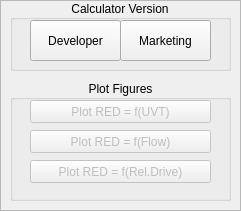
  <widget class="QFrame" name="LampPower">
   <property name="geometry">
    <rect>
     <x>0</x>
     <y>370</y>
     <width>241</width>
     <height>211</height>
    </rect>
   </property>
   <property name="autoFillBackground">
    <bool>true</bool>
   </property>
   <property name="frameShape">
    <enum>QFrame::StyledPanel</enum>
   </property>
   <property name="frameShadow">
    <enum>QFrame::Raised</enum>
   </property>
   <widget class="QGroupBox" name="GraphBox">
    <property name="geometry">
     <rect>
      <x>10</x>
      <y>80</y>
      <width>221</width>
      <height>121</height>
     </rect>
    </property>
    <property name="contextMenuPolicy">
     <enum>Qt::DefaultContextMenu</enum>
    </property>
    <property name="title">
     <string>Plot Figures</string>
    </property>
    <property name="alignment">
     <set>Qt::AlignCenter</set>
    </property>
    <property name="flat">
     <bool>false</bool>
    </property>
    <widget class="QPushButton" name="PlotRedUVT">
     <property name="enabled">
      <bool>false</bool>
     </property>
     <property name="geometry">
      <rect>
       <x>20</x>
       <y>20</y>
       <width>181</width>
       <height>23</height>
      </rect>
     </property>
     <property name="text">
      <string>Plot RED = f(UVT)</string>
     </property>
    </widget>
    <widget class="QPushButton" name="PlotRedFlow">
     <property name="enabled">
      <bool>false</bool>
     </property>
     <property name="geometry">
      <rect>
       <x>20</x>
       <y>50</y>
       <width>181</width>
       <height>23</height>
      </rect>
     </property>
     <property name="text">
      <string>Plot RED = f(Flow)</string>
     </property>
    </widget>
    <widget class="QPushButton" name="PlotRedPower">
     <property name="enabled">
      <bool>false</bool>
     </property>
     <property name="geometry">
      <rect>
       <x>20</x>
       <y>80</y>
       <width>181</width>
       <height>23</height>
      </rect>
     </property>
     <property name="text">
      <string>Plot RED = f(Rel.Drive)</string>
     </property>
    </widget>
   </widget>
   <widget class="QGroupBox" name="groupBox_3">
    <property name="geometry">
     <rect>
      <x>10</x>
      <y>0</y>
      <width>221</width>
      <height>71</height>
     </rect>
    </property>
    <property name="title">
     <string>Calculator Version</string>
    </property>
    <property name="alignment">
     <set>Qt::AlignCenter</set>
    </property>
    <widget class="QPushButton" name="Developer">
     <property name="geometry">
      <rect>
       <x>20</x>
       <y>20</y>
       <width>91</width>
       <height>41</height>
      </rect>
     </property>
     <property name="text">
      <string>Developer</string>
     </property>
     <property name="autoDefault">
      <bool>false</bool>
     </property>
    </widget>
    <widget class="QPushButton" name="Marketing">
     <property name="geometry">
      <rect>
       <x>110</x>
       <y>20</y>
       <width>91</width>
       <height>41</height>
      </rect>
     </property>
     <property name="text">
      <string>Marketing</string>
     </property>
     <property name="autoDefault">
      <bool>false</bool>
     </property>
    </widget>
   </widget>
  </widget>
